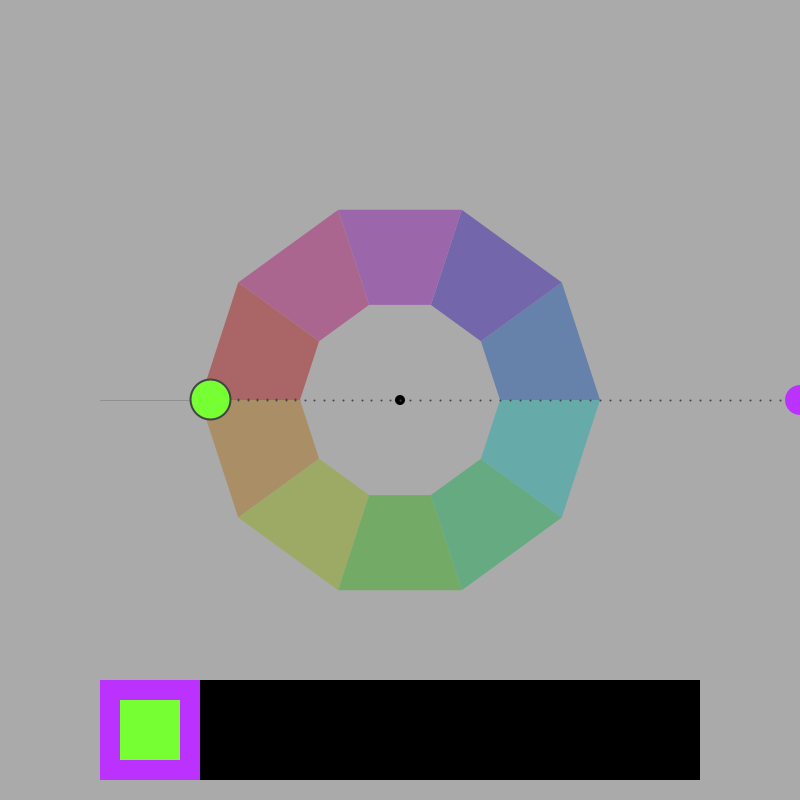
Frame 1 (no input)
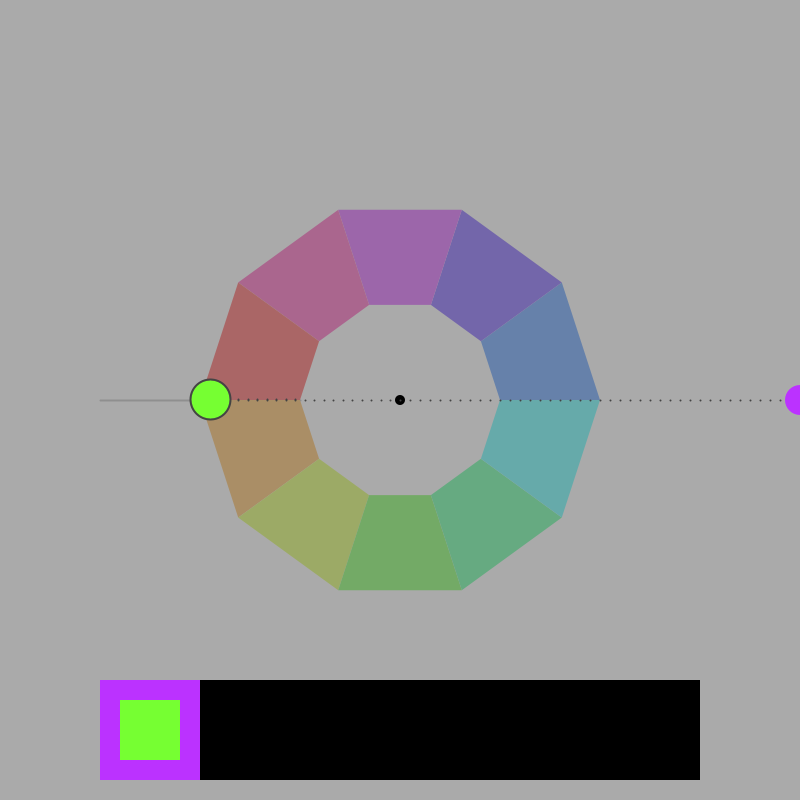
Frame 60 (the mouse pressed at the canvas centre just before this capture)
Frame 120 (the mouse held since frame 60 and released just before this capture): identical to frame 60, image omitted

The Processing sketch that drew these frames (run headless with seeded random() and noise(); from frame 60 on, the mouse is pressed at the canvas centre):

// Processing sketch: processing_154231
// ── processing_154231.pde

/*
 * Creative Coding
 * Week 4, 01 - an interactive colour wheel picker
 * by Indae Hwang and Jon McCormack
 * Copyright (c) 2014 Monash University
 *
 * This program draws an interactive colour selection wheel
 * Drag the colour circle around the hue wheel to change hue, change the distance
 * from the wheel to control brightness.
 *
 * Another colour circle is displayed showing the colour 180 degrees from the current colour
 *
 */
 
// colourHandle: the user interface element to changing colours over the wheel
// It has a postion and a size
float colorHandleX;
float colorHandleY;
float handleSize = 30;
 
// boolean isLocked
// the state of handle: when the color handle is pressed,
// color hand is locked–released as the left mouse button is released
boolean isLocked = false;
boolean isShifted = false;
 
// Wheel radius: inner and outer
float innerR = 100; // inner
float outerR = 200; // outer
float outerR2 = outerR * 1.5; // limit of the handle's "pull" range
 
// current and complimentary colour
float hueValue = 280;
float satValue = 200;
float brightValue = 300;
float complimentaryHue = 0;
 
// arrays for the colour squares
int num = 6;
float[] mainHue = new float[num];
float[] compHue = new float[num];
float[] sat = new float[num];
float[] bright = new float[num];
int current = 0;
 
void setup() {
  size(800, 800);
  colorMode(HSB, 360, 250,150); // use HSB colour mode, H=0->360, S=0->100, B=0->100
  colorHandleX = width/2+400;
  colorHandleY = height/2;
} // end of setup()
 
void draw() {
  // draw the colour wheel
  drawColorWheel();
  // draw the handle
  drawHandle();
  // save the colours
  saveColors();
  // draw the squares
  drawSquares();
} // end of draw()
 
/*
 * calculateCompHue
 * Calculates the complimentary hue from the hue supplied
 */
float calculateCompHue(float hueValue) {
  // Calculate complimentary color with hueValue
  // The complimentary colour should be 180 degrees opposite the selected colour
  if (hueValue >= 160 && hueValue < 360) {
    return hueValue-180;
  } else
    return hueValue+180;
} // end of calculateCompHue()
 
/*
 * colorHandleUpdate
 * Updates the position and orientation of the colour handle based on
 * mouse position when left mouse button is pressed.
 */
void colorHandleUpdate() {
  // isLocked will be true if we pressed the mouse down while over the handle
  if (isLocked) {
    // calculate angle of handle based on mouse position
    // atan2 value is in the range from pi to -pi
    float angle = atan2(mouseY-height/2, mouseX-width/2  );
    float distance = dist(mouseX, mouseY, width/2, height/2);
    float radius = constrain(distance, outerR, outerR2);
    colorHandleX = width/2  + radius * cos(angle);
    colorHandleY = height/2 + radius * sin(angle);
     
    // map angle to hue
    hueValue = map (degrees(angle), -80, 280, 360, 0);
    if (isShifted) {
      // map distance from outer edge of the wheel to saturation
      satValue = map(radius, outerR, outerR2, 0, 100);
    } else {
      // map distance from outer edge of the wheel to brightness
      brightValue = map(radius, outerR, outerR2, 0, 100);
    }
 
    //Shape for the locked colorHandle
    noStroke();
    fill(0, 0, 85);
    ellipse(colorHandleX, colorHandleY, handleSize+20, handleSize+20);
  }
} // end of colorHandleUpdate()
 
/*
 * isWithinCircle
 * boolean function that returns true if the mouse is within the circle with centre (x,y) radius r
 */
boolean isWithinCircle(float x, float y, float r) {
  float distance = dist(mouseX, mouseY, x, y);
  return (distance <= r);
} // end of isWithinCircle()
 
/*
 * dotLine
 * draw a dotted line from (x1,y1) to (x2,y2)
 */
void dotLine(float x1, float y1, float x2, float y2, int dotDetail) {
  for (int i=0; i<=dotDetail; i++) {
    float dotDetailFloat = (float) dotDetail;
    float dotX = lerp(x1, x2, i/dotDetailFloat);
    float dotY = lerp(y1, y2, i/dotDetailFloat);
    strokeWeight(2);
    stroke(0, 0, 40);
    point(dotX, dotY);
  }
} // end of dotLine()
 
/*
 * mousePressed
 * When mouse button is first pressed, check if the user has pressed over the colour handle
 * If so, set isLocked to true to lock manipulation of the handle
 *
 */
void mousePressed() {
  if (isWithinCircle(colorHandleX, colorHandleY, handleSize)) {
    isLocked = true;
  }
} // end of mousePressed()
 
/*
 * mouseReleased
 * Unlock control of the handle
 *
 */
void mouseReleased() {
  current = (current < num-1) ? current + 1 : 0;
  isLocked = false;
} // end of mouseReleased()
 
/*
 *  drawColorWheel
 *  function to draw the colour wheel
 *
 */
void drawColorWheel() {
  // draw the background
  // Since we're using HSB colour mode this clears the display window to white
  //         H  S  B
  background(0, 0, 100);
  // draw reference line at the 0/360 hue boundary
  stroke(0, 40);
  line(width/2 - innerR, height/2, width/2 - outerR2, height/2);
 
  //draw itten's color wheel - we'll use a QUAD_STRIP for this
  noStroke();
  beginShape(QUAD_STRIP);
  for (int i=0; i<=10; i++) {
    float angle = radians(36*i-90); // 10 x 36 degree steps
    //   Hue   Sat  Brightness
    fill(36*i, 100, 100);  // change the colour as we're building the quads
    //outside(top)
    vertex( width/2 + outerR*sin(angle), height/2 + outerR*cos(angle) );
    //inside(down)
    vertex( width/2 + innerR*sin(angle), height/2 + innerR*cos(angle) );
  }
  endShape(CLOSE);
} // end of drawColorWheel()
 
/*
 *  drawHandle
 *  function to draw the handle
 *
 */
void drawHandle() {
  // colour handle Position Update
  colorHandleUpdate();
 
  //draw dotted line from center to colorhandle
  dotLine(width/2, height/2, colorHandleX, colorHandleY, 40);
 
  //draw color handle
  noStroke();
  fill(0);
  ellipse(width/2, height/2, 10, 10);
 
  //   Hue       Sat  Brightness
  fill(hueValue, satValue, brightValue);
  ellipse(colorHandleX, colorHandleY, handleSize, handleSize );
 
  //complimentary color for colorHandle (comHand)
  float angleComHand = atan2(colorHandleY-height/2, colorHandleX-width/2) + PI;
  float radiusComHand = 190;
  float comHandX = width/2  + radiusComHand * cos(angleComHand);
  float comHandY = height/2 + radiusComHand * sin(angleComHand);
 
  //dotline from center to comHand
  dotLine(width/2, height/2, comHandX, comHandY, 20);
 
  complimentaryHue = calculateCompHue(hueValue);
  //println("hueValue: "+hueValue + " + "+"comHue: "+complimentaryHue);
 
  fill( complimentaryHue, satValue, brightValue );
  ellipse(comHandX, comHandY, 40, 40);
} // end of drawHandle()
 
/*
 *  saveColors
 *  function to save the current hue, saturation and brightness
 *  to arrays
 */
void saveColors() {
  mainHue[current] = hueValue;
  compHue[current] = complimentaryHue;
  sat[current] = satValue;
  bright[current] = brightValue;
} // end of saveColors()
 
/*
 *  drawSquares
 *  function to draw the squares
 *
 */
void drawSquares() {
  float w1 = constrain(width/(num+1), 40, 100);  // width of large squares
  float w2 = w1 * 0.6;                           // width of small squares
  float m = (width-(w1*num))/2;                  // margin 
  float y = height - 120;                        // Y position of large squares
  float s = (w1-w2)/2;                           // space between large and small squares
  noStroke();
  for (int i = 0; i < num; i++) {
    fill(mainHue[i], sat[i], bright[i]);
    rect(m+(i*w1), y, w1, w1);
    fill(compHue[i], sat[i], bright[i]);
    rect(m+(i*w1)+s, y+s, w2, w2);
  }
} // end of drawSquares()
 
/*
 *  keyPressed
 * 
 */
void keyPressed() {
  if (key == CODED) {
    switch (keyCode) {
     case DOWN:
       // decrease hue
       hueValue = (hueValue < 30) ? hueValue + 630 : hueValue - 30;
       break;
     case UP:
       // increase hue
       hueValue = (hueValue > 330) ? hueValue - 630 : hueValue + 30 ;
       break;
     case SHIFT:
       // change from brightness to saturation
       isShifted = true;
       break;
    }
  }  
} // end of keyPressed
 
/*
 *  keyReleased
 * 
 */
void keyReleased() {
  isShifted = false;
} // end of keyReleased()
